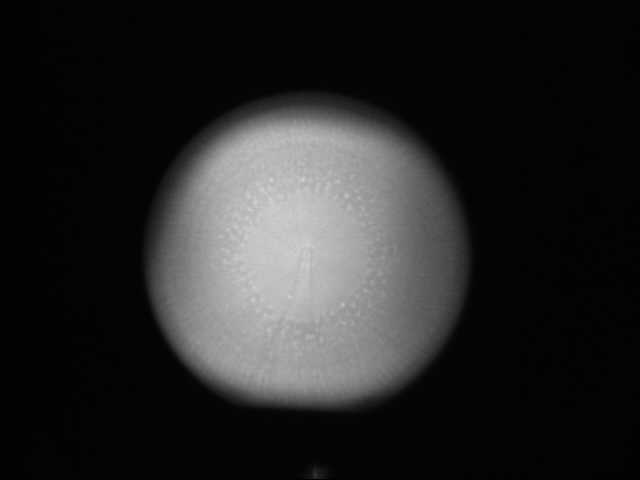
#> input picture image/30/4466451011.jpg, 640 x 480 px, given as the content of the folder S:/QA/Magic Mirror data/30micron OKMETIC nozzle-6 inches, which was not available
$ jupyter execute dimple_full.ipynb   (shell and % lines are left out)
#> lines starting #> are read from the running program, lines starting #| are printed output that depends on the picture; after the words box and inside, x2 and y2 are one past the last pixel; in counts of white or black regions, pixels touching at a corner belong together; pictures that were not available may be replaced by others from this repository, and a replacement may not be noted
[cell 1]
# find the outlines
# draw a white circle arounds it
from matplotlib.pyplot import imshow
import numpy as np
from PIL import Image
from PIL import Image
import cv2
import matplotlib.pyplot as plt
import numpy as np
import sys
import random
import glob
import pandas as pd

[cell 2]
from matplotlib.pyplot import imshow
import numpy as np
from PIL import Image
from PIL import Image
import cv2
import matplotlib.pyplot as plt
import numpy as np
import sys
import random
import glob
# draw a white circle arounds it
import cv2
import numpy as np
from matplotlib.pyplot import imshow

path = r'S:\QA\Magic Mirror data\30micron OKMETIC nozzle-6 inches'
files = glob.glob(path + "/**/*.jpg", recursive=True)

kernel = cv2.getStructuringElement(cv2.MORPH_CROSS,(3,3))

for _ in range(100):
    plt.figure(figsize=(20,10))
    name1 = files[random.randint(0, len(files)-1)]
    img = cv2.imread(name1, 0)
#> img is the input picture: shape (480, 640); min 0, max 211, mean 38.4
    img1 = cv2.imread(name1, 0)
#     img1 = cv2.bitwise_not(img1)
    quartiles = np.percentile(img, range(0, 100, 10), interpolation = 'midpoint')
#> quartiles = [0, 2, 4, 4, 4, 4, 4, 4, 96, 160]
    print(quartiles)
#| [  0.   2.   4.   4.   4.   4.   4.   4.  96. 160.]
# img = cv2.adaptiveThreshold(img,255,cv2.ADAPTIVE_THRESH_MEAN_C,\
#             cv2.THRESH_BINARY,11,2)

    clahe = cv2.createCLAHE(clipLimit=0.05, tileGridSize=(8,8))
    cl1 = clahe.apply(img)

    quartiles = np.percentile(cl1, range(0, 100, 10), interpolation = 'midpoint')
#> quartiles = [1, 3, 5, 5, 5, 5, 5, 5, 99, 162]
    print(quartiles)
#| [  1.   3.   5.   5.   5.   5.   5.   5.  99. 162.]
    plt.subplot(1,6,1), plt.imshow(cl1, cmap='gray'), plt.title("c l 1")

    ret,cl1 = cv2.threshold(cl1,quartiles[-3],255,cv2.THRESH_BINARY)
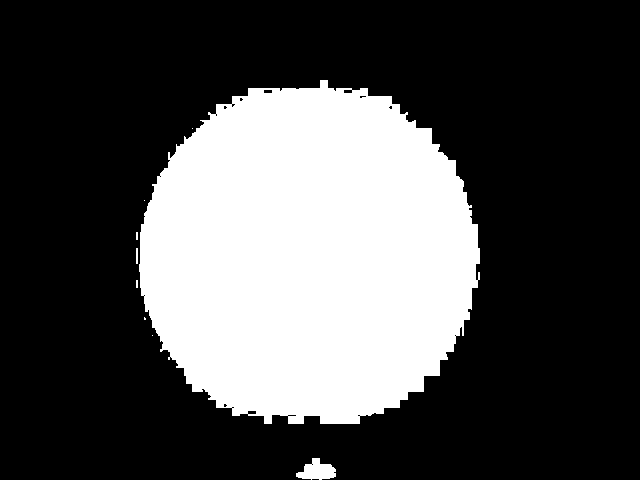
#> cl1: shape (480, 640); 30% white; 9 white regions (6 under 20 px), largest, box (x1, y1, x2, y2) and area: (139, 80, 480, 424) 91524, (296, 458, 336, 480) 549, (136, 248, 138, 264) 32
#> ret = 5
    dilation = cv2.dilate(cl1,kernel,iterations = 4)
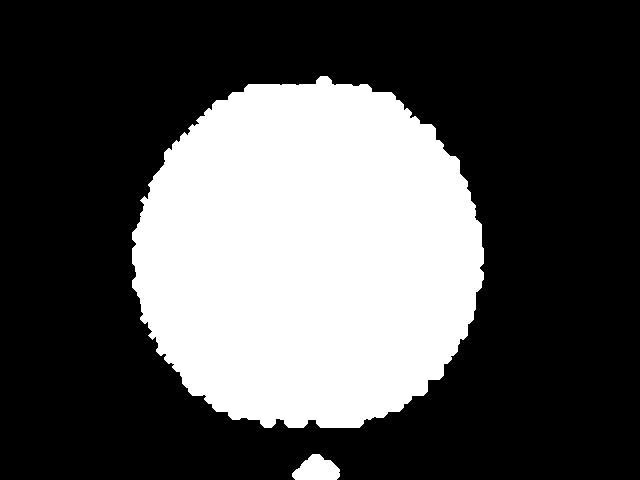
#> dilation: shape (480, 640); 31.9% white; 2 white regions, box (x1, y1, x2, y2) and area: (132, 76, 484, 428) 97079, (292, 454, 340, 480) 882
    erosion = cv2.erode(dilation,kernel,iterations = 3)
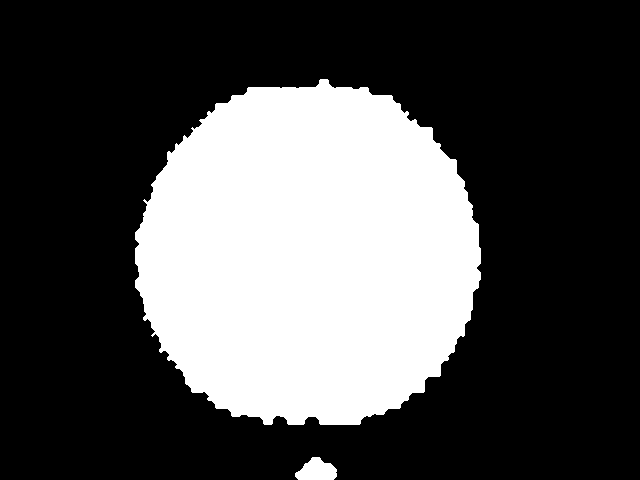
#> erosion: shape (480, 640); 30.7% white; 2 white regions, box (x1, y1, x2, y2) and area: (135, 79, 481, 425) 93563, (295, 457, 337, 480) 684
    cl1 = erosion
    dilation = cv2.dilate(cl1,kernel,iterations = 4)
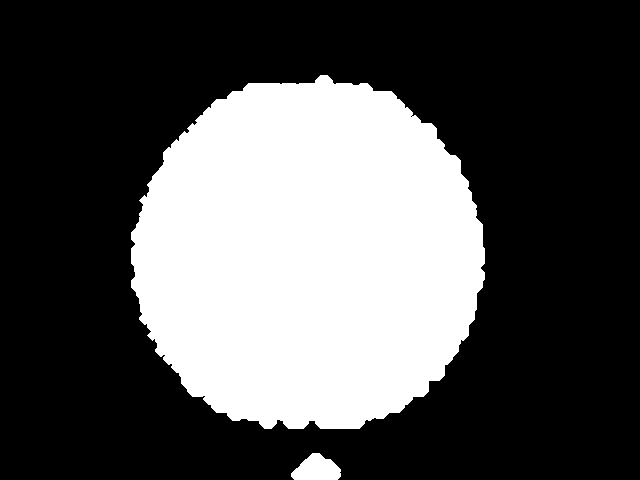
#> dilation: shape (480, 640); 32.3% white; 2 white regions, box (x1, y1, x2, y2) and area: (131, 75, 485, 429) 98259, (291, 453, 341, 480) 952
    erosion = cv2.erode(dilation,kernel,iterations = 3)
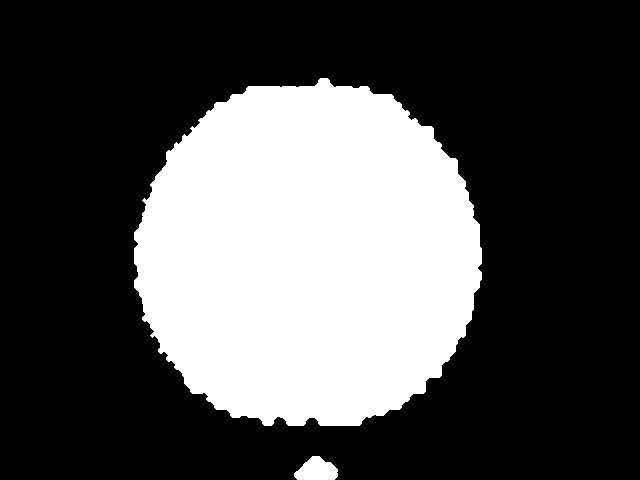
#> erosion: shape (480, 640); 31.1% white; 2 white regions, box (x1, y1, x2, y2) and area: (134, 78, 482, 426) 94878, (294, 456, 338, 480) 757
    cl1 = erosion

    quartiles = np.percentile(cl1, range(0, 100, 10), interpolation = 'midpoint')
#> quartiles = [0, 0, 0, 0, 0, 0, 0, 255, 255, 255]

    print(quartiles)
#| [  0.   0.   0.   0.   0.   0.   0. 255. 255. 255.]
    plt.subplot(1,6,2), plt.imshow(cl1, cmap='gray') , plt.title("c l 1 with threshold")

    gray = cv2.bilateralFilter(cl1, 11, 17, 17)
    edged = cv2.Canny(gray, 30, 200)
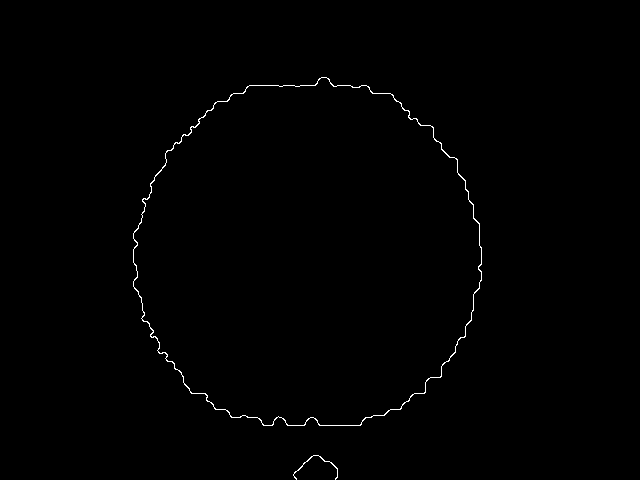
#> edged: shape (480, 640); 0.49% white in thin lines or dots, all inside (x1, y1, x2, y2) = (133, 77, 482, 480)
    cl1 = edged
    contours, hierarchy = cv2.findContours(cl1, 0 , 2 )
#> contours = 2 contours; box (x1, y1, x2, y2) and area: (133, 77, 482, 426) 94988, (293, 455, 338, 480) 28
    cnt = contours[0]
#> cnt = contour of 42 points, box (x1, y1, x2, y2) (293, 455, 338, 480), area 28
    M = cv2.moments(cnt)
#> M = moments, m00 28, centre m10/m00, m01/m00 = (315.5, 465.2)
    print(M)
#> (printed output is left out)
    (x,y),radius = cv2.minEnclosingCircle(cnt)
#> x = 315.2; y = 472.5; radius = 22.3
    center = (int(x),int(y))
#> center = (315, 472)
    radius = int(radius)
#> radius = 22
    con = cv2.circle(img,center,radius, 255, 22)
    print(center, radius, "ordinary")
#| (315, 472) 22 ordinary
    plt.subplot(1,6,4), plt.imshow(con ), plt.title("contours")

    ret,thresh = cv2.threshold(cl1,11,255,3)
    contours1,hierarchy = cv2.findContours(cl1, 0 , 2 )
#> contours1 has the same summary as contours
    cnt1 = contours1[0]
#> cnt1 has the same summary as cnt
    M = cv2.moments(cnt1)
    print(M)
#> (printed output is left out)
    (x,y),radius = cv2.minEnclosingCircle(cnt1)
#> radius = 22.3
    center = (int(x),int(y))
    radius = int(radius)
#> radius = 22
    con1 = cv2.circle(img,center,radius, 55, 22)
    print(center, radius, "cl1-ed")
#| (315, 472) 22 cl1-ed
    plt.subplot(1,6,5), plt.imshow(con1, cmap='gray' ), plt.title("contours c l 1")

    edged = cv2.Canny(img, 11, 60)
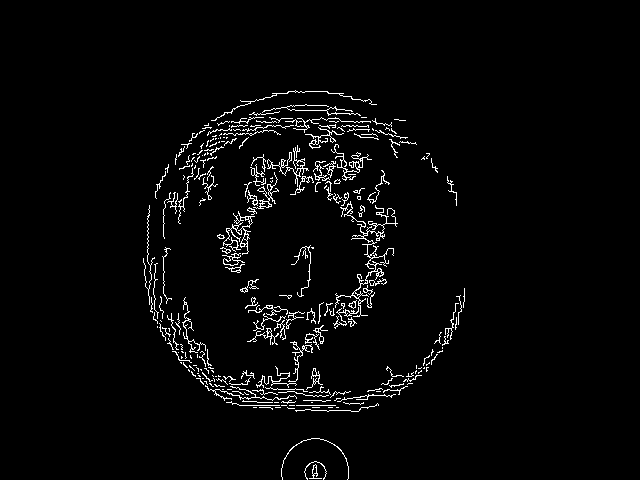
#> edged: shape (480, 640); 2.9% white in thin lines or dots, all inside (x1, y1, x2, y2) = (143, 90, 465, 480)
    plt.subplot(1,6,3), plt.imshow(edged, cmap='gray'), plt.title("Canny")

    cimg = cv2.cvtColor(cl1,cv2.COLOR_GRAY2BGR)
    circles = cv2.HoughCircles(cl1,cv2.HOUGH_GRADIENT,4,minDist = 444,
                                minRadius=160,maxRadius=200)
#> circles = [[310, 254, 172.8]]

    circles = np.uint16(np.around(circles))
#> circles = [[310, 254, 173]]
    for i in circles[0,:]:
        print(circles.size, " the size of the circle is: ")
        normalizedImg = np.zeros((480, 640))
        # draw the outer circle
        cv2.circle(con1,(i[0],i[1]),i[2],(219,112,147),5)
        print(i[0],i[1], i[2])
        if i[2] > radius:
            radius = i[2]
            center = (i[0], i[1])
#> this loop made 1 pass
#> (i, radius) on pass 1: ([310, 254, 173], 173)
#| 3  the size of the circle is:
#| 310 254 173
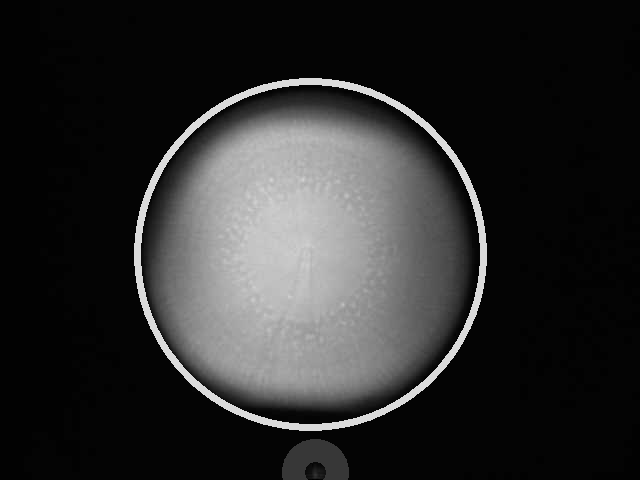
#> con1: shape (480, 640); min 0, max 219, mean 44
#> after the loop, radius = 173

    plt.subplot(1,6,6), plt.imshow(con1)
    cv2.waitKey(0)
    cv2.destroyAllWindows()


    plt.show()

    while input("Press Enter to continue...") == "\n":
        break
